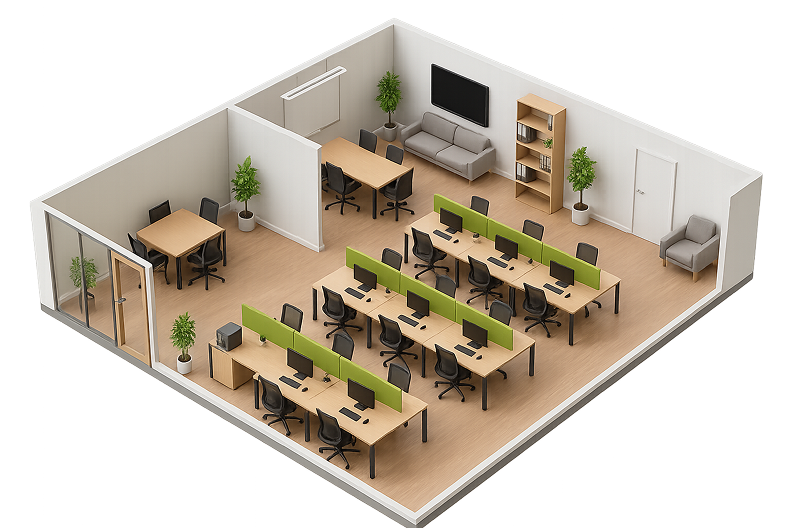
#> input picture card-homes/OFC.png, 792 x 528 px
$ python image_enhancer.py card-homes/OFC.png
#> lines starting #> are read from the running program, lines starting #| are printed output that depends on the picture
#!/usr/bin/env python3
"""
Image Quality Enhancement Tool
Улучшает качество изображений с помощью различных фильтров и техник
"""

import cv2
import numpy as np
from PIL import Image, ImageEnhance, ImageFilter
import argparse
import os
import sys

class ImageEnhancer:
    def __init__(self):
        self.supported_formats = ['.jpg', '.jpeg', '.png', '.bmp', '.tiff', '.webp']

    def load_image(self, image_path):
        """Загрузка изображения"""
        if not os.path.exists(image_path):
            raise FileNotFoundError(f"Файл не найден: {image_path}")

        # Проверка формата
        ext = os.path.splitext(image_path)[1].lower()
        if ext not in self.supported_formats:
            raise ValueError(f"Неподдерживаемый формат: {ext}")

        # Загрузка с помощью PIL
        pil_image = Image.open(image_path).convert('RGB')
        # Конвертация в OpenCV формат
        cv_image = cv2.cvtColor(np.array(pil_image), cv2.COLOR_RGB2BGR)

        return pil_image, cv_image

    def denoise_image(self, cv_image, strength=10):
        """Удаление шума"""
        return cv2.fastNlMeansDenoisingColored(cv_image, None, strength, strength, 7, 21)

    # [7 lines left out: function sharpen_image, not called in this run]

    def enhance_contrast(self, cv_image, alpha=1.3, beta=10):
        """Улучшение контрастности и яркости"""
        return cv2.convertScaleAbs(cv_image, alpha=alpha, beta=beta)

    def adjust_gamma(self, cv_image, gamma=1.2):
        """Гамма-коррекция"""
        inv_gamma = 1.0 / gamma
        table = np.array([((i / 255.0) ** inv_gamma) * 255 for i in np.arange(0, 256)]).astype("uint8")
        return cv2.LUT(cv_image, table)

    def enhance_colors(self, pil_image, saturation=1.2, vibrance=1.1):
        """Улучшение цветов"""
        # Увеличение насыщенности
        enhancer = ImageEnhance.Color(pil_image)
        enhanced = enhancer.enhance(saturation)

        # Дополнительное улучшение через HSV
        cv_image = cv2.cvtColor(np.array(enhanced), cv2.COLOR_RGB2BGR)
        hsv = cv2.cvtColor(cv_image, cv2.COLOR_BGR2HSV).astype(np.float32)
        hsv[:,:,1] *= vibrance  # Увеличение насыщенности
        hsv[:,:,1] = np.clip(hsv[:,:,1], 0, 255)

        enhanced_cv = cv2.cvtColor(hsv.astype(np.uint8), cv2.COLOR_HSV2BGR)
        return Image.fromarray(cv2.cvtColor(enhanced_cv, cv2.COLOR_BGR2RGB))

    def upscale_image(self, cv_image, scale_factor=2):
        """Увеличение разрешения с помощью EDSR"""
        height, width = cv_image.shape[:2]
        new_width = int(width * scale_factor)
        new_height = int(height * scale_factor)

        # Используем INTER_CUBIC для лучшего качества
        upscaled = cv2.resize(cv_image, (new_width, new_height), interpolation=cv2.INTER_CUBIC)
        return upscaled

    def apply_unsharp_mask(self, cv_image, sigma=1.0, strength=1.5, threshold=0):
        """Применение Unsharp Mask для улучшения деталей"""
        blurred = cv2.GaussianBlur(cv_image, (0, 0), sigma)
        sharpened = cv2.addWeighted(cv_image, 1.0 + strength, blurred, -strength, threshold)
        return sharpened

    def enhance_image_comprehensive(self, image_path, output_path=None,
                                  denoise_strength=10, sharpen_strength=1.2,
                                  contrast_alpha=1.2, gamma=1.1,
                                  saturation=1.15, upscale_factor=1.5):
        """Комплексное улучшение изображения"""
        print(f"Загрузка изображения: {image_path}")
        pil_image, cv_image = self.load_image(image_path)

        print("Применение фильтров...")

        # 1. Удаление шума
        print("- Удаление шума...")
        cv_image = self.denoise_image(cv_image, denoise_strength)

        # 2. Увеличение разрешения
        if upscale_factor > 1:
            print(f"- Увеличение разрешения в {upscale_factor}x...")
            cv_image = self.upscale_image(cv_image, upscale_factor)

        # 3. Улучшение контрастности
        print("- Улучшение контрастности...")
        cv_image = self.enhance_contrast(cv_image, contrast_alpha)

        # 4. Гамма-коррекция
        print("- Гамма-коррекция...")
        cv_image = self.adjust_gamma(cv_image, gamma)

        # 5. Повышение резкости с Unsharp Mask
        print("- Повышение резкости...")
        cv_image = self.apply_unsharp_mask(cv_image, strength=sharpen_strength)

        # 6. Улучшение цветов
        print("- Улучшение цветов...")
        pil_result = Image.fromarray(cv2.cvtColor(cv_image, cv2.COLOR_BGR2RGB))
        pil_result = self.enhance_colors(pil_result, saturation)

        # Определение выходного файла
        if output_path is None:
            base_name = os.path.splitext(image_path)[0]
            output_path = f"{base_name}_enhanced.png"

        # Сохранение результата
        print(f"Сохранение результата: {output_path}")
        pil_result.save(output_path, quality=95, optimize=True)

        return output_path

def main():
    parser = argparse.ArgumentParser(description='Улучшение качества изображений')
    parser.add_argument('input_image', help='Путь к входному изображению')
    parser.add_argument('-o', '--output', help='Путь к выходному файлу')
    parser.add_argument('--denoise', type=int, default=10, help='Сила удаления шума (0-30)')
    parser.add_argument('--sharpen', type=float, default=1.2, help='Сила повышения резкости (0.5-3.0)')
    parser.add_argument('--contrast', type=float, default=1.2, help='Улучшение контрастности (0.5-3.0)')
    parser.add_argument('--gamma', type=float, default=1.1, help='Гамма-коррекция (0.5-2.0)')
    parser.add_argument('--saturation', type=float, default=1.15, help='Насыщенность цветов (0.5-2.0)')
    parser.add_argument('--upscale', type=float, default=1.5, help='Коэффициент увеличения (1.0-4.0)')

    args = parser.parse_args()

    enhancer = ImageEnhancer()

    try:
        output_path = enhancer.enhance_image_comprehensive(
            args.input_image,
            args.output,
            args.denoise,
            args.sharpen,
            args.contrast,
            args.gamma,
            args.saturation,
            args.upscale
        )
#> in load_image, `pil_image = Image.open(image_path).convert('RGB')`:
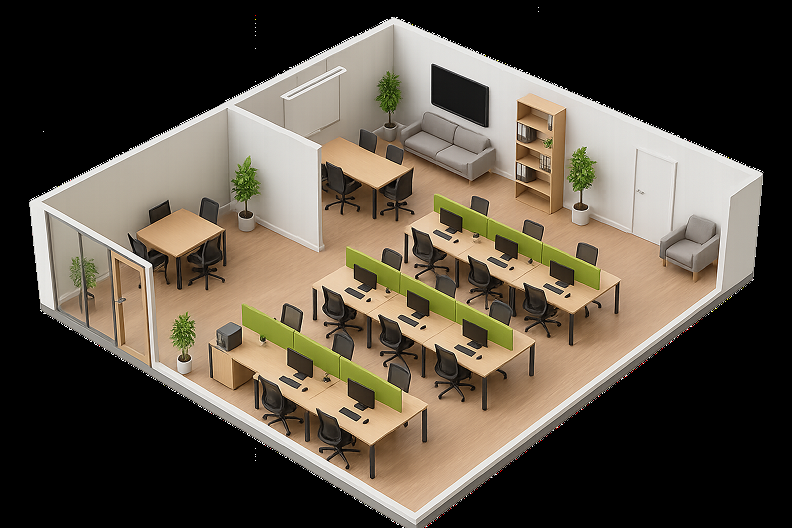
#> pil_image: PIL image 792x528 RGB; mean R, G, B 88.6, 79.6, 67
#> in denoise_image, `return cv2.fastNlMeansDenoisingColored(cv_image, None, strength, stren..`:
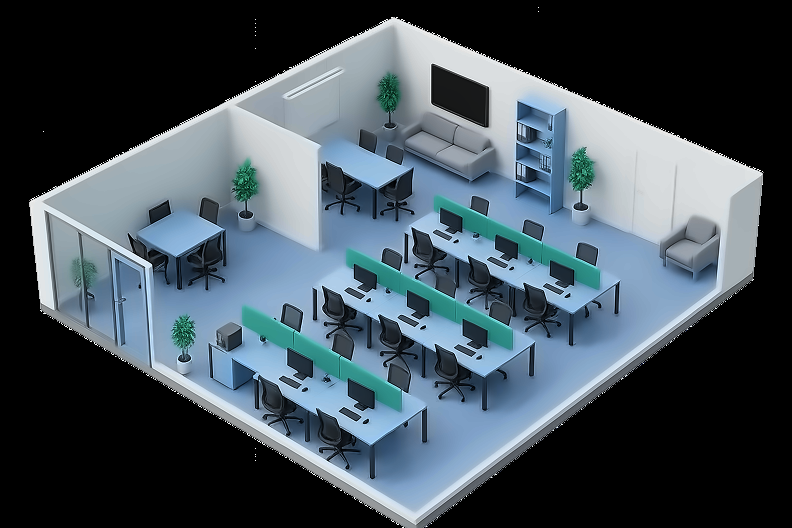
#> returned value: shape (528, 792, 3); mean of channels 0, 1, 2 66.8, 79.5, 88.5; drawn as R, G, B
#> in enhance_contrast, `return cv2.convertScaleAbs(cv_image, alpha=alpha, beta=beta)`:
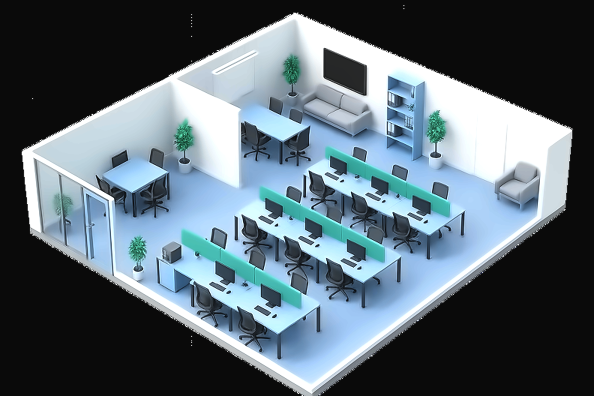
#> returned value: shape (792, 1188, 3) (shown at 1/2 size); mean of channels 0, 1, 2 89.3, 103.9, 113.1; drawn as R, G, B
#> in enhance_colors, `hsv = cv2.cvtColor(cv_image, cv2.COLOR_BGR2HSV).astype(np.float32)`:
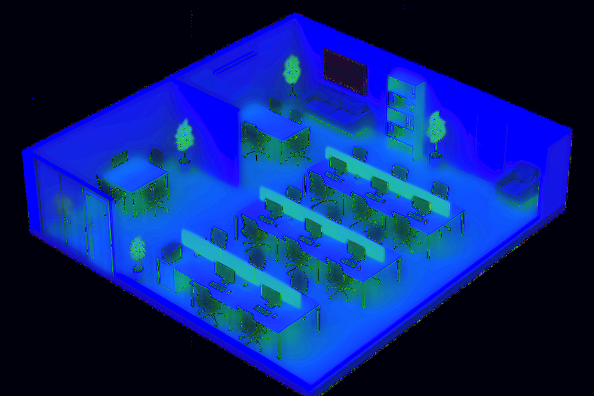
#> hsv: shape (792, 1188, 3) float32 (shown at 1/2 size); mean R, G, B 8.9, 35.4, 117.7
#> in enhance_colors, `hsv[:,:,1] *= vibrance`:
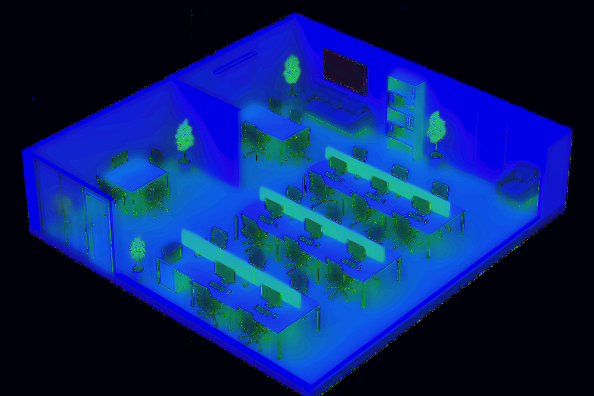
#> hsv: shape (792, 1188, 3) float32 (shown at 1/2 size); mean R, G, B 8.9, 39, 117.7; drawn with min black and max white
#> in enhance_colors, `enhanced_cv = cv2.cvtColor(hsv.astype(np.uint8), cv2.COLOR_HSV2BGR)`:
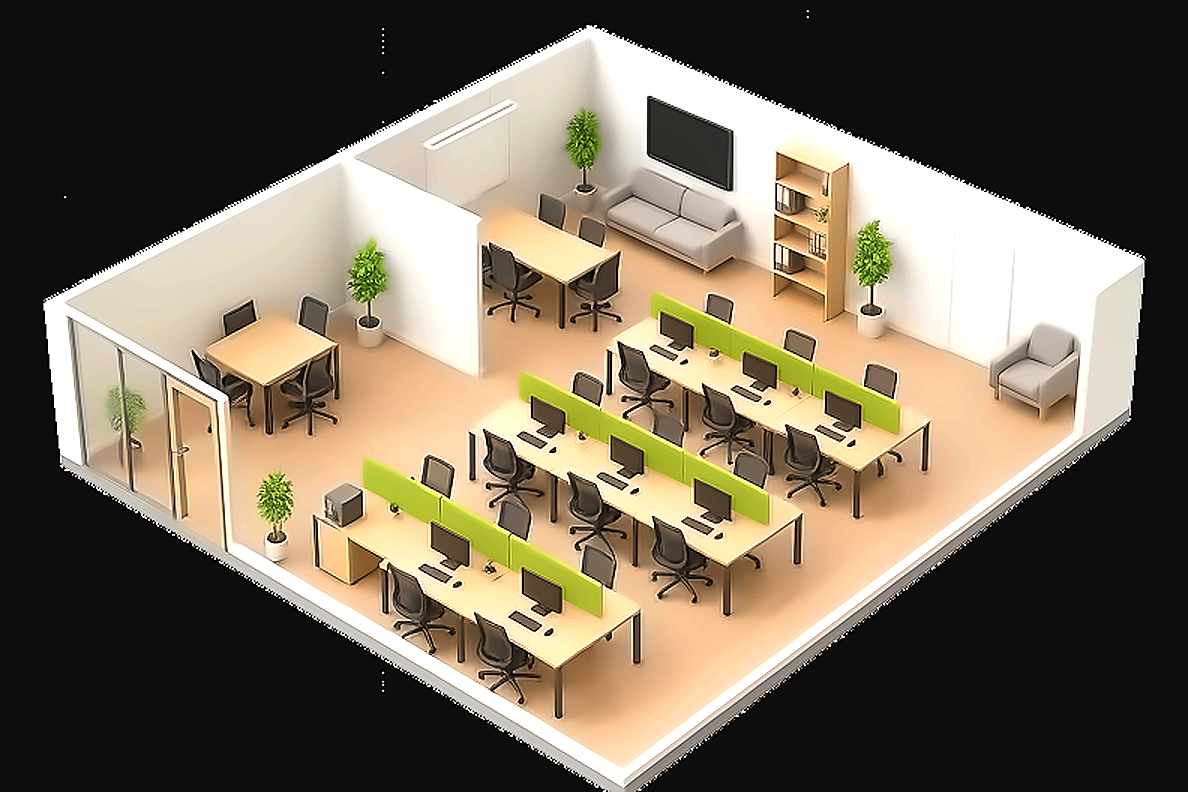
#> enhanced_cv: shape (792, 1188, 3); mean B, G, R 88.3, 105.7, 116.5
        print(f"\n✅ Улучшение завершено!")
        print(f"📁 Результат сохранен: {output_path}")

        # Показать информацию о размерах
        original = Image.open(args.input_image)
#> original is the input picture: PIL image 792x528 RGBA; mean R, G, B, A 88.6, 79.6, 67, 137
        enhanced = Image.open(output_path)
        print(f"📊 Размер оригинала: {original.size}")
#| 📊 Размер оригинала: (792, 528)
        print(f"📊 Размер улучшенного: {enhanced.size}")
#| 📊 Размер улучшенного: (1188, 792)

    except Exception as e:
        print(f"❌ Ошибка: {e}")
        sys.exit(1)

if __name__ == "__main__":
    main()

$ run again, on card-homes/завод.png
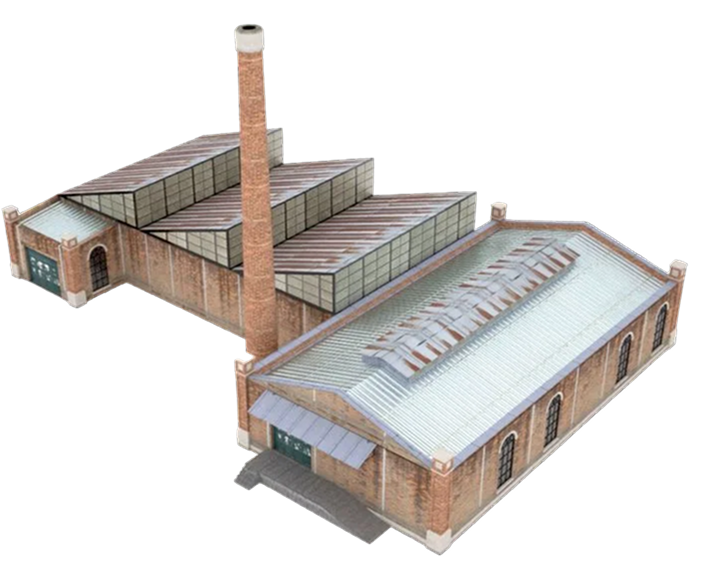
#> input picture card-homes/завод.png, 710 x 571 px
#> in apply_unsharp_mask, `blurred = cv2.GaussianBlur(cv_image, (0, 0), sigma)`:
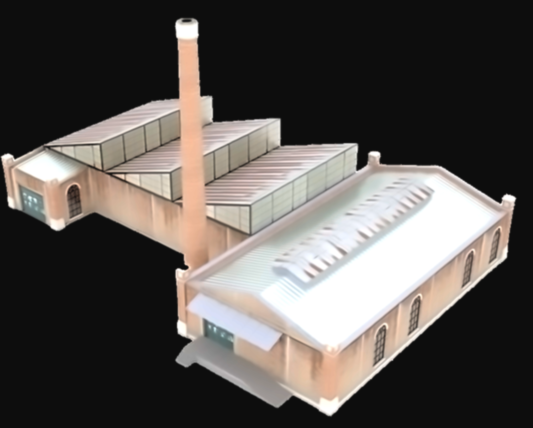
#> blurred: shape (856, 1065, 3) (shown at 1/2 size); mean B, G, R 80, 83.3, 88
#> in enhance_colors, `hsv[:,:,1] *= vibrance`:
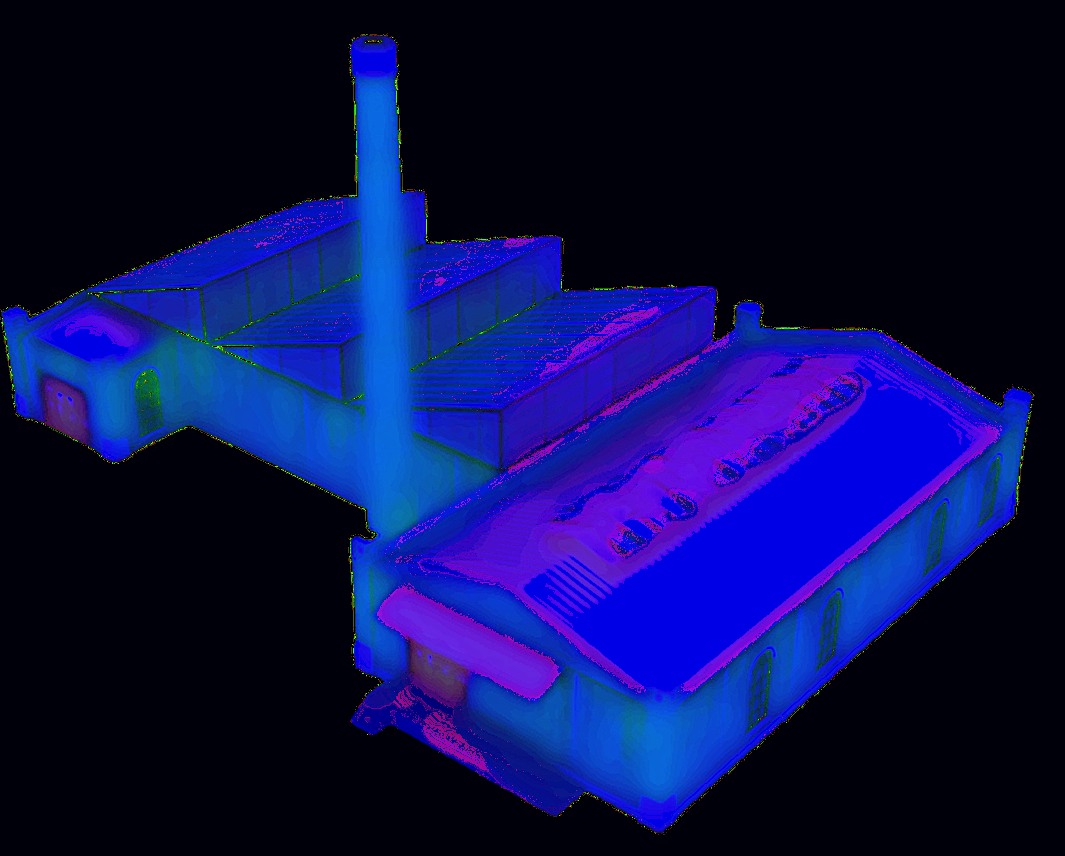
#> hsv: shape (856, 1065, 3) float32; mean R, G, B 12.2, 15.9, 89.7; drawn with min black and max white
#> in main, original is the input picture: PIL image 710x571 RGBA; mean R, G, B, A 63.4, 59.7, 57, 98.7
#| 📊 Размер оригинала: (710, 571)
#| 📊 Размер улучшенного: (1065, 856)

$ run again, on card-homes/магазин.png
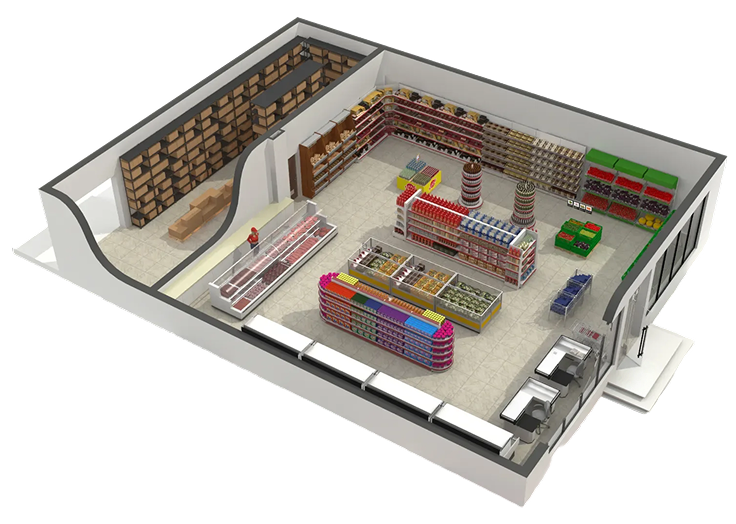
#> input picture card-homes/магазин.png, 736 x 524 px
#> in enhance_colors, `hsv[:,:,1] *= vibrance`:
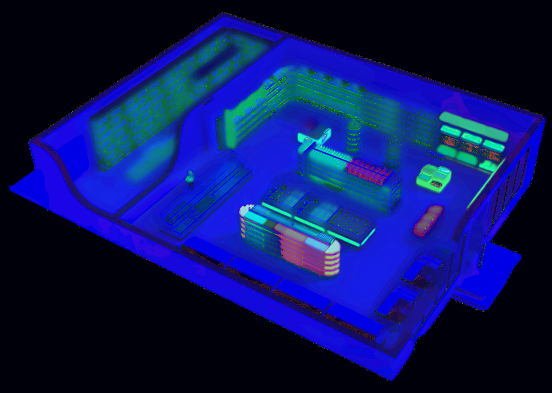
#> hsv: shape (786, 1104, 3) float32 (shown at 1/2 size); mean R, G, B 12.3, 25.2, 106.7; drawn with min black and max white
#> in enhance_colors, `enhanced_cv = cv2.cvtColor(hsv.astype(np.uint8), cv2.COLOR_HSV2BGR)`:
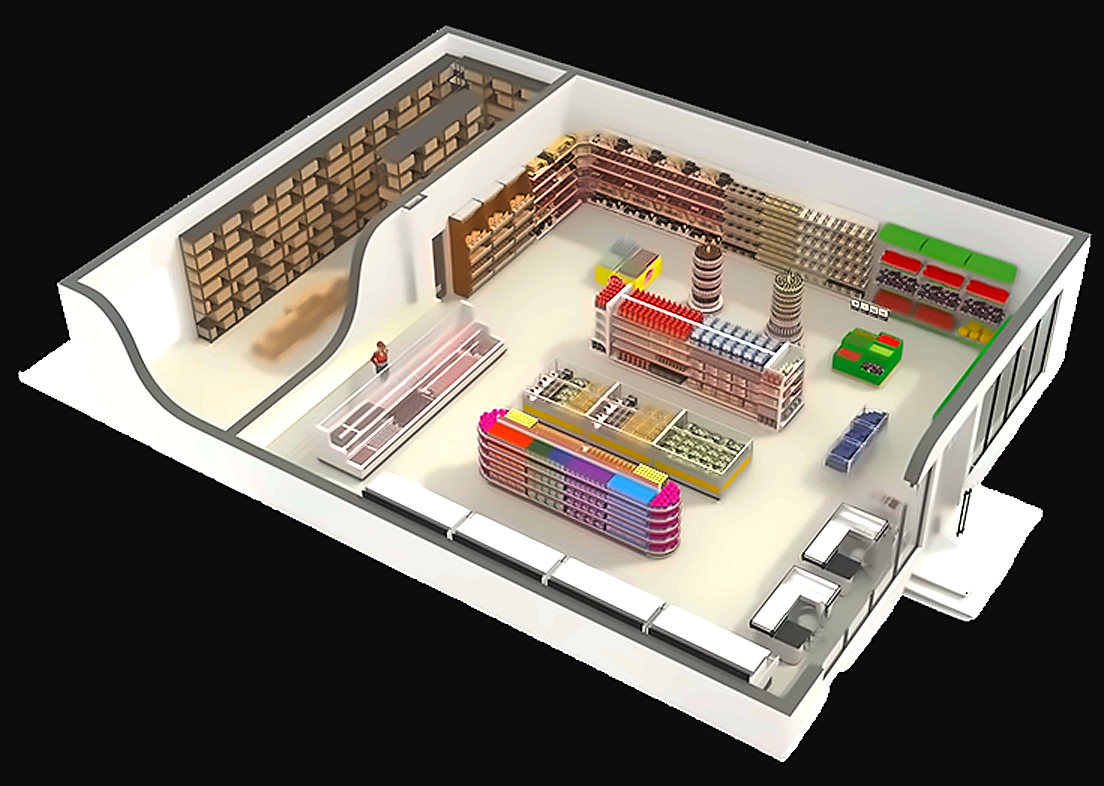
#> enhanced_cv: shape (786, 1104, 3); mean B, G, R 90.7, 98.5, 104.9
#> in main, original is the input picture: PIL image 736x524 RGBA; mean R, G, B, A 77.8, 73.3, 67.6, 133
#| 📊 Размер оригинала: (736, 524)
#| 📊 Размер улучшенного: (1104, 786)
